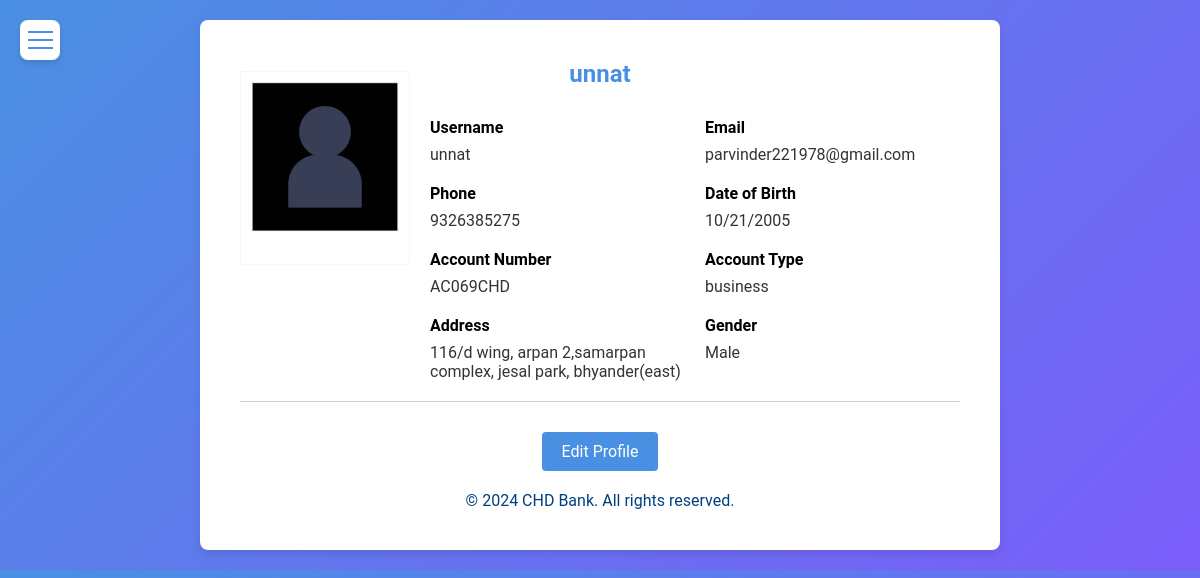
Page /user/ (signed in) on the earlier database version.
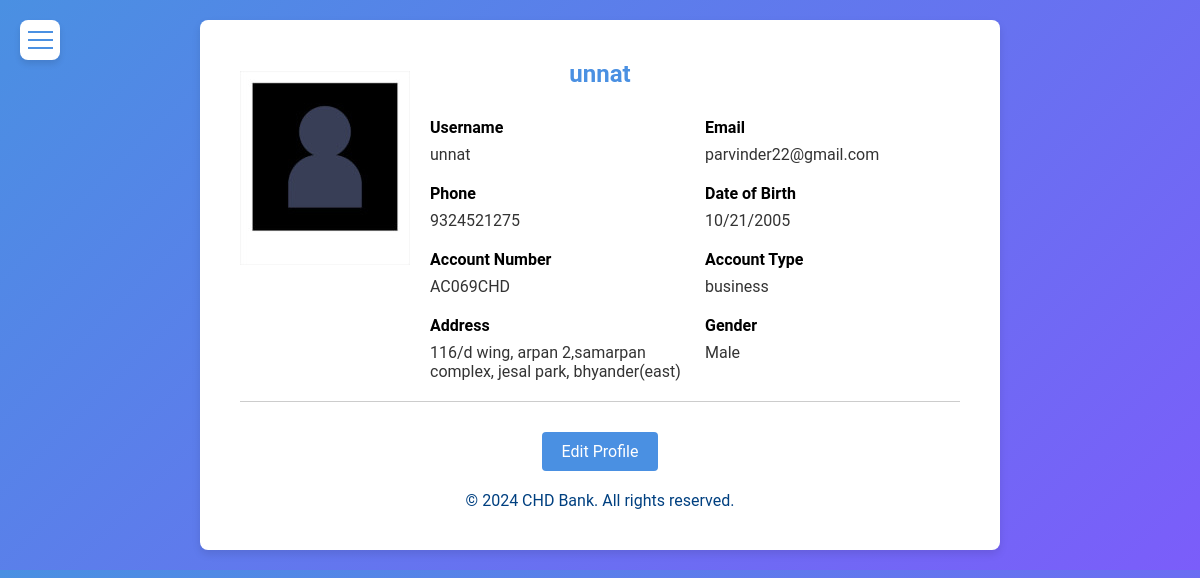
Same page on the later database version.
### bank/models.py (models this page shows, shortened)
class User_reg(models.Model):
    user = models.OneToOneField(User,on_delete=models.CASCADE)
    phone = models.IntegerField(default=0)
    account_number = models.CharField(max_length=20,unique=True)
    email = models.EmailField(max_length=30)
    gender = models.CharField(max_length=20)
    account_type = models.CharField(max_length=40)
    balance = models.DecimalField(max_digits=10, decimal_places=2, default=0.00)
    address = models.CharField(max_length=500,default="")
    image = models.ImageField(upload_to="User/Images",default="",null=True)
    Pan = models.CharField(max_length=50,default="")
    aadhaar = models.CharField(max_length=50,default="")
    DoB = models.CharField(max_length=20,default="")

### bank/views.py (the view)
# urls.py: path("user/",views.User_profile,name="User"),
def User_profile(request):
    user = User_reg.objects.get(user=request.user)
    context = {
        "User" : user ,
    }
    return render(request,'./user.html',context)

### bank/templates/user.html (shortened to what this page needs)
<!DOCTYPE html>
<html lang="en">
<head>
    <link rel="stylesheet" href="https://cdnjs.cloudflare.com/ajax/libs/font-awesome/6.0.0-beta3/css/all.min.css">
</head>
<body>
    <button class="sidebar-toggle" id="sidebarToggle">
        <div class="hamburger"></div>
    </button>
    <div class="profile-container">
        <h2>{{ User.user.username }}</h2>
        <div class="user-info">
            <div class="profile-photo">
                {% if User.image %}
                    <img src="{{ User.image.url }}" alt="Profile Photo">
                {% else %}
                    <span>No Photo</span>
                {% endif %}
            </div>
            <div class="details">
                <div>
                    <label>Username</label>
                    <p>{{ User.user.username }}</p>
                </div>
                <div>
                    <label>Email</label>
                    <p>{{ User.email }}</p>
                </div>
                <div>
                    <label>Phone</label>
                    <p>{{ User.phone }}</p>
                </div>
                <div>
                    <label>Date of Birth</label>
                    <p>{{ User.DoB }}</p>
                </div>
                <div>
                    <label>Account Number</label>
                    <p>{{ User.account_number }}</p>
                </div>
                <div>
                    <label>Account Type</label>
                    <p>{{ User.account_type }}</p>
                </div>
                <div>
                    <label>Address</label>
                    <p>{{ User.address }}</p>
                </div>
                <div>
                    <label>Gender</label>
                    <p>{{ User.gender }}</p>
                </div>
            </div>
        </div>
        <div class="edit-button">
            <a href="{% url 'Edit Profile' %}">Edit Profile</a>
        </div>
        <footer>
            <p>&copy; 2024 CHD Bank. All rights reserved.</p>
        </footer>
    </div>
</body>
</html>

### bank/templates/user.html (style rules this page uses)
* { margin: 0; padding: 0; box-sizing: border-box; font-family: 'Roboto', sans-serif; }
body { background: linear-gradient(135deg, #4a90e2, #7b5dfa); display: flex; justify-content: center; align-items: flex-start; padding: 20px; }
.profile-container { background-color: #fff; border-radius: 8px; box-shadow: 0 4px 8px rgba(0, 0, 0, 0.1); width: 800px; padding: 40px; }
h2 { text-align: center; margin-bottom: 30px; font-size: 24px; color: #4a90e2; }
.sidebar-toggle { position: absolute; top: 20px; left: 20px; width: 40px; height: 40px; background-color:#ffffff; color:#4a90e2; border: none; border-radius: 8px; display: flex; align-items: center; justify-content: center; cursor: pointer; z-index: 1001; box-shadow: 0 4px 6px rgba(0, 0, 0, 0.1); transition: transform 0.3s, opacity 0.3s, visibility 0.3s; }
.hamburger { width: 25px; height: 2px; background-color:#4a90e2; position: relative; transition: all 0.3s ease-in-out; }
.hamburger::before, .hamburger::after { content: ""; width: 25px; height: 2px; background-color: #4a90e2; position: absolute; left: 0; transition: all 0.3s ease-in-out; }
.hamburger::before { top: -8px; }
.hamburger::after { top: 8px; }
.user-info { display: flex; gap: 20px; align-items: flex-start; margin-bottom: 30px; padding-bottom: 20px; border-bottom: 1px solid #ccc; }
.user-info .profile-photo { flex: 0 0 100px; height: 100px; border-radius: 50%; background-color: #ddd; display: flex; justify-content: center; align-items: center; text-align: center; }
.user-info .details { flex: 1; display: flex; flex-wrap: wrap; gap: 20px; }
.user-info .details div { flex: 1 1 48%; }
.user-info label { font-weight: bold; display: block; margin-bottom: 8px; }
.user-info p { font-size: 16px; color: #333; }
.edit-button { display: flex; justify-content: center; margin-top: 20px; }
.edit-button a { text-decoration: none; background-color: #4a90e2; color: #fff; padding: 10px 20px; font-size: 16px; border-radius: 4px; transition: background-color 0.3s; }
footer { margin-top: 20px; text-align: center; color: #004080; }

Differences in the rows shown:
changed User_reg "AC069CHD": email "parvinder221978@gmail.com" → "parvinder22@gmail.com"; phone "9326385275" → "9324521275"
